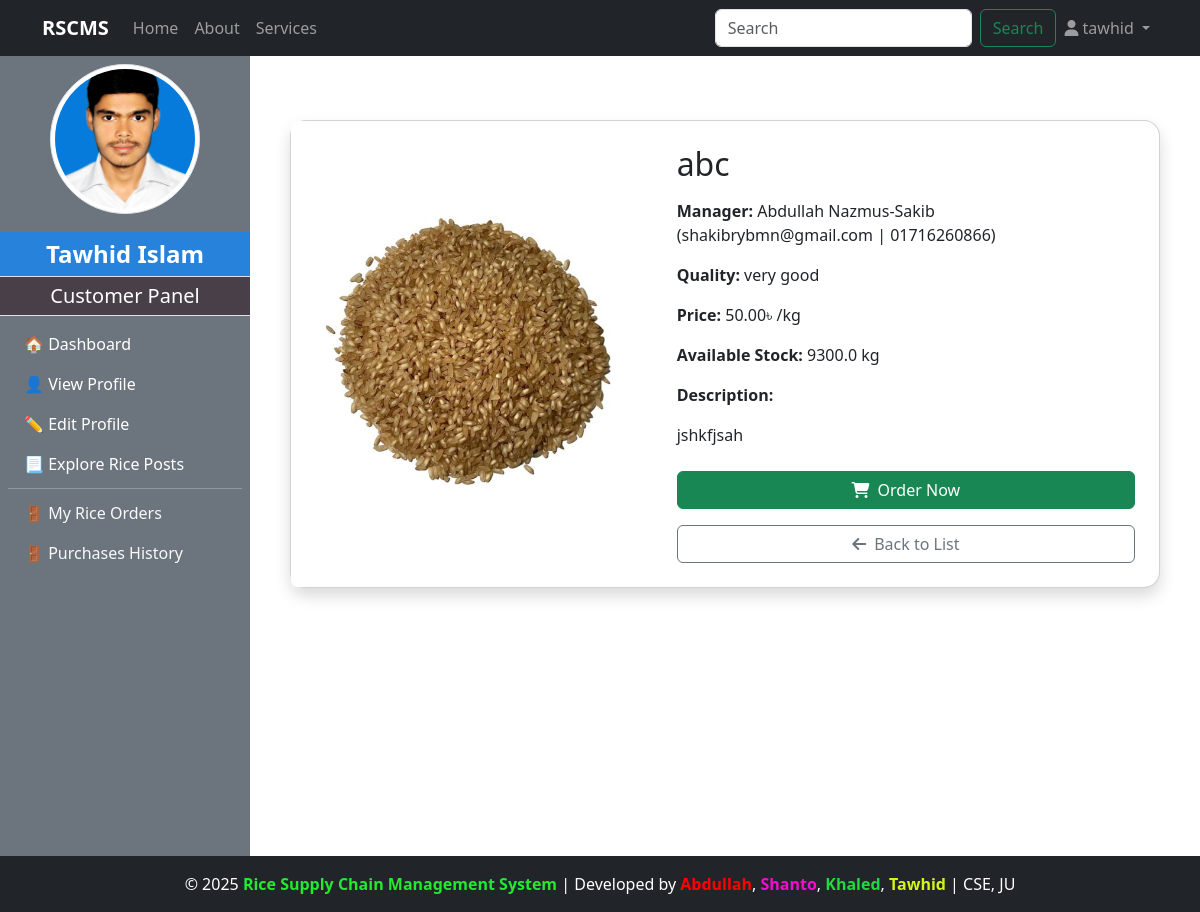
/manager/individual_rice_post_detail/8 (signed in), run on the app's committed database.
### accounts/models.py (models this page shows, shortened)
class CustomUser(AbstractUser):
    ROLE_CHOICES = (
        ('admin', 'Admin'),
        ('manager', 'Manager'),
        ('customer', 'Customer'),
        ('dealer', 'Dealer'),
    )
    role = models.CharField(max_length=20, choices=ROLE_CHOICES, default='admin')

### customer/models.py (models this page shows)
class CustomerProfile(models.Model):
    user = models.OneToOneField(CustomUser, on_delete=models.CASCADE, limit_choices_to={'role':'customer'},related_name="customerprofile")
    full_name = models.CharField(max_length=100)
    phone_number = models.CharField(max_length=11)
    address =models.TextField()
    image = models.ImageField(upload_to="customer_profile/",blank=True,null=True)
    date_of_birth = models.DateField(blank=True,null=True)
    created_at = models.DateTimeField(auto_now_add=True,blank=True,null=True)

### manager/models.py (models this page shows, shortened)
class RicePost(models.Model):
    manager = models.ForeignKey(CustomUser,on_delete=models.CASCADE, limit_choices_to={'role':'manager'},related_name="managerPost")
    rice_name = models.CharField(max_length=200, blank=True, null=True)
    quality = models.CharField(max_length=100)
    quantity_kg = models.FloatField()
    price_per_kg = models.DecimalField(max_digits=6, decimal_places=2)
    description = models.TextField()
    is_sold = models.BooleanField(default=False)
    rice_image = models.ImageField(upload_to="rice_image/",blank=True,null=True)
    created_at = models.DateTimeField(auto_now_add=True)

class ManagerProfile(models.Model):
    user = models.OneToOneField(CustomUser,on_delete=models.CASCADE,limit_choices_to={'role':'manager'},related_name="managerprofile")
    full_name = models.CharField(max_length=100)
    phone_number = models.CharField(max_length=11)
    transaction_password = models.CharField(blank=True)
    address = models.TextField()
    mill_name = models.CharField(max_length=100)
    mill_location = models.TextField()
    profile_image = models.ImageField(upload_to="manager_profile/",blank=True,null=True)
    experience_year = models.PositiveIntegerField(blank=True, null=True)
    bio = models.TextField(blank=True)
    created_at = models.DateTimeField(auto_now_add=True)

### manager/views.py (the view)
# urls.py: path('individual_rice_post_detail/<int:id>',views.individual_rice_post_detail, name='individual_rice_post_detail'),
def individual_rice_post_detail(request,id):
    rice_post = get_object_or_404(RicePost,id=id)
    return render(request,"manager/individual_rice_post_detail.html",{'post':rice_post})

### admin_panel/context_processors.py (called while the page is built)
def admin_profile(request):
    if request.user.is_authenticated:
        try:
            admin = AdminProfile.objects.get(user=request.user)
            return {'admin': admin}
        except AdminProfile.DoesNotExist:
            return {}
    return {}

### customer/context_processors.py (called while the page is built)
def customer_profile(request):
    if request.user.is_authenticated:
        try:
            customer = CustomerProfile.objects.get(user=request.user)
            return {'customer': customer}
        except CustomerProfile.DoesNotExist:
            return {}
    return {}

### manager/context_processors.py (called while the page is built)
def manager_profile(request):
    if request.user.is_authenticated:
        try:
            manager = ManagerProfile.objects.get(user=request.user)
            return {'manager': manager}
        except ManagerProfile.DoesNotExist:
            return {}
    return {}

### manager/templates/manager/individual_rice_post_detail.html
{% extends 'base.html' %}
{% load static %}
{% block content %}
<div class="container my-5">
    <div class="card shadow rounded-4">
        <div class="row g-0">
            <div class="col-md-5">
                <img src="{{ post.rice_image.url }}" class="img-fluid rounded-start w-100 h-100 object-fit-cover" alt="{{ post.title }}">
            </div>
            <div class="col-md-7">
                <div class="card-body p-4">
                    <h2 class="card-title mb-3">{{ post.rice_name }}</h2>
                    <p><strong>Manager:</strong> {{ post.manager.managerprofile.full_name }} ({{ post.manager.email}} | {{post.manager.managerprofile.phone_number}})</p>
                    <p><strong>Quality:</strong> {{ post.quality }}</p>
                    <p><strong>Price:</strong> {{ post.price_per_kg }}৳ /kg</p>
                    <p><strong>Available Stock:</strong> {{ post.quantity_kg }} kg</p>
                    <p class="mt-3"><strong>Description:</strong></p>
                    <p>{{ post.description | linebreaksbr  }}</p>
                    <div class="d-grid gap-3 mt-4">
                        {% if request.user.role == "customer" %}
                            <a href="{% url 'purchase_rice_from_manager' post.id %}" class="btn btn-success w-100 d-flex align-items-center justify-content-center gap-2">
                                <i class="fas fa-shopping-cart"></i> Order Now
                            </a>
                            {% elif request.user.role == "manager" and request.user != post.manager %}
                            <a href="{% url 'purchase_rice' post.id %}" class="btn btn-success w-100 d-flex align-items-center justify-content-center gap-2">
                                <i class="fas fa-shopping-cart"></i> Order Now
                            </a>
                        {% endif %}
                        {% if request.user.role == "admin" %}
                        <a href="{% url 'see_all_manager' %}" class="btn btn-outline-secondary w-100 d-flex align-items-center justify-content-center gap-2">
                            <i class="fas fa-arrow-left"></i> Back
                        </a>
                        {% else %}
                        <a href="{% url 'explore_all_rice_post' %}" class="btn btn-outline-secondary w-100 d-flex align-items-center justify-content-center gap-2">
                            <i class="fas fa-arrow-left"></i> Back to List
                        </a>
                        {% endif %}
                    </div>
                </div>
            </div>
        </div>
    </div>
</div>
{% endblock %}

### templates/navbar.html (shortened to what this page needs)
<nav class="navbar navbar-expand-lg navbar-dark bg-dark">
    <div class="container">
        <a class="navbar-brand fw-bold" href="http://127.0.0.1:8000/">RSCMS</a>
        <div class="collapse navbar-collapse" id="navbarNav">
            <ul class="navbar-nav me-auto">
                <li class="nav-item">
                    {% if request.user.is_authenticated %}
                    {% if request.user.role == "manager" %}
                    <a class="nav-link" href="{% url 'manager_dashboard' %}">Home</a>
                    {% elif request.user.role == "customer" %}
                    <a class="nav-link" href="{% url 'customer_dashboard' %}">Home</a>
                    {% elif request.user.role == "dealer" %}
                    <a class="nav-link" href="{% url 'dealer_dashboard' %}">Home</a>
                    {% elif request.user.role == "admin" %}
                    <a class="nav-link" href="{% url 'admin_dashboard' %}">Home</a>
                    {% endif %}
                    {% endif %}
                </li>
                <li class="nav-item">
                    <a class="nav-link" href="{% url 'about' %}">About</a>
                </li>
                <li class="nav-item">
                    <a class="nav-link" href="{% url 'services' %}">Services</a>
                </li>
            </ul>
           <form class="d-flex" action="{% url 'search' %}" method = "get">
                <input class="form-control me-2" type="search" placeholder="Search" aria-label="Search" name="query" id="search">
                <button class="btn btn-outline-success" type="submit">Search</button>
            </form>
            <ul class="navbar-nav">
                <li class="nav-item dropdown">
                    <a class="nav-link dropdown-toggle" href="#" id="userDropdown" role="button" data-bs-toggle="dropdown" aria-expanded="false">
                        <i class="fas fa-user"></i>
                        {% if request.user.is_authenticated %}
                        {{ request.user.username }}
                        {% else %}
                            Account
                        {% endif %}
                    </a>
                </li>
            </ul>
        </div>
    </div>
</nav>

### templates/SlideBar.html (shortened to what this page needs)
{% load static %}
{% if request.user.is_authenticated and request.user.role == "customer" %}
<div class="bg-secondary text-white d-flex flex-column" style="min-width: 250px; height: 100vh;" >
<div class="text-center my-2">
    {% if customer and customer.image %}
        <img src="{{ customer.image.url }}" class="rounded-circle img-thumbnail" style="width: 150px; height: 150px; object-fit: cover; margin-bottom: 10px;" alt="Profile Image">
    {% else %}
        <img src="{% static 'images/default_profile.png' %}" class="rounded-circle img-thumbnail" style="width: 150px; height: 150px; object-fit: cover; margin-bottom: 10px;" alt="Default Profile Image">
    {% endif %}
</div>
    <div class="sidebar-user-name p-1 fs-4 border-bottom">{{customer.full_name}}</div>
    <div class="sidebar-header p-1 fs-5 border-bottom">Customer Panel</div>
    <nav class="nav flex-column p-2">
        <a class="nav-link text-white {% if request.resolver_match.url_name == 'customer_dashboard' %}active{% endif %}" href="{% url 'customer_dashboard' %}">🏠 Dashboard</a>
        <a class="nav-link text-white {% if request.resolver_match.url_name == 'customer_profile' %}active{% endif %}" href="{% url 'customer_profile' %}">👤 View Profile</a>
        <a class="nav-link text-white {% if request.resolver_match.url_name == 'update_customer_profile' %}active{% endif %}" href="{% url "update_customer_profile" %}">✏️ Edit Profile</a>
        <a class="nav-link text-white {% if request.resolver_match.url_name == 'explore_all_rice_post' %}active{% endif %}" href="{% url "explore_all_rice_post" %}">📃 Explore Rice Posts</a>
        <hr class="my-1">
        <a class="nav-link text-light {% if request.resolver_match.url_name == 'my_order_page' %}active{% endif %}" href="{% url 'my_order_page' %}">🚪 My Rice Orders</a>
        <a class="nav-link text-light {% if request.resolver_match.url_name == 'rice_purchases_history' %}active{% endif %}" href="{% url 'rice_purchases_history' %}">🚪 Purchases History</a>
    </nav>
</div>
{% endif %}

### static/manager/css/dashboard.css (style rules this page uses)
body { display: flex; min-height: 100vh; margin: 0; }
.sidebar-header { font-size: 1.5rem; padding: 10px; background-color: #493f49; text-align: center; }
.sidebar-user-name { font-size: 1.2rem; padding: 10px; background-color: #2782dc; text-align: center; font-weight: bold; }

### data on the page
CustomUser: user.username "tawhid"
CustomerProfile: image (picture), full_name "Tawhid Islam"
RicePost: rice_image (picture), rice_name "abc", manager.managerprofile.full_name "Abdullah Nazmus-Sakib", manager.email "shakibrybmn@gmail.com", manager.managerprofile.phone_number "01716260866", quality "very good", price_per_kg "50.00", quantity_kg "9300.0", description "jshkfjsah"
